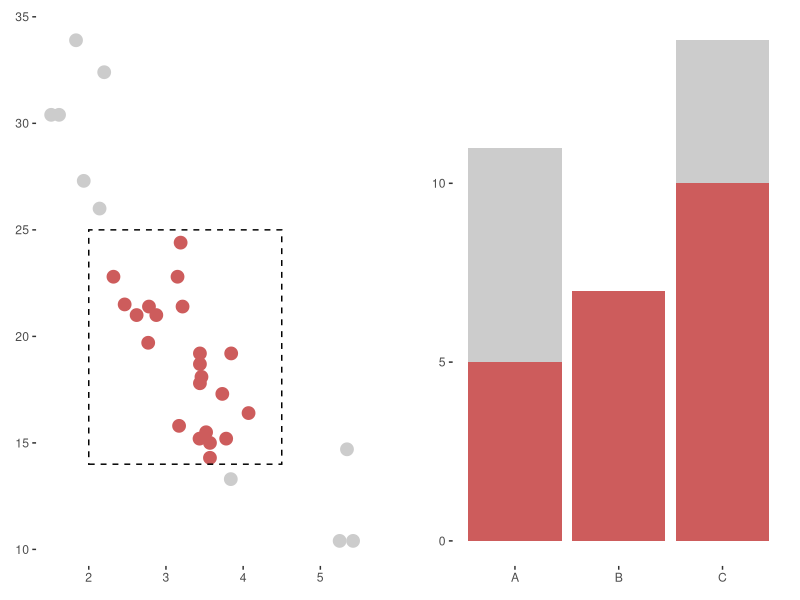
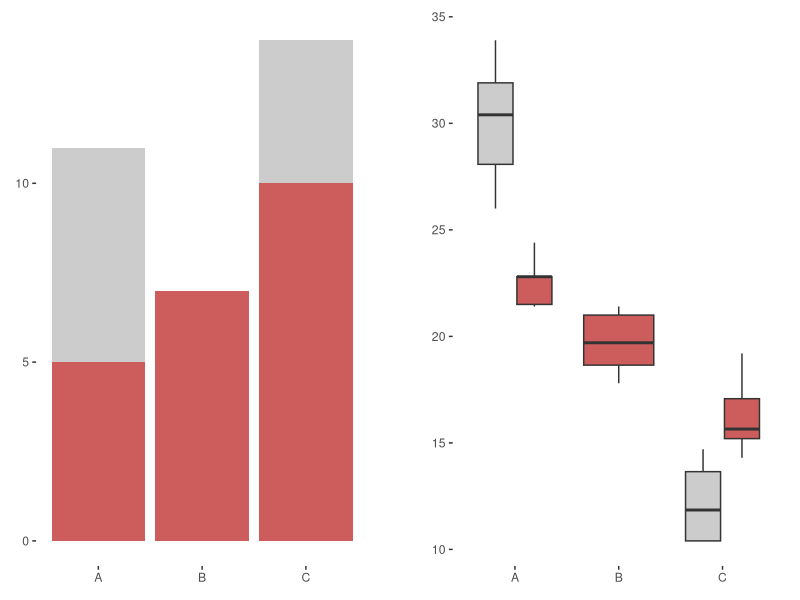
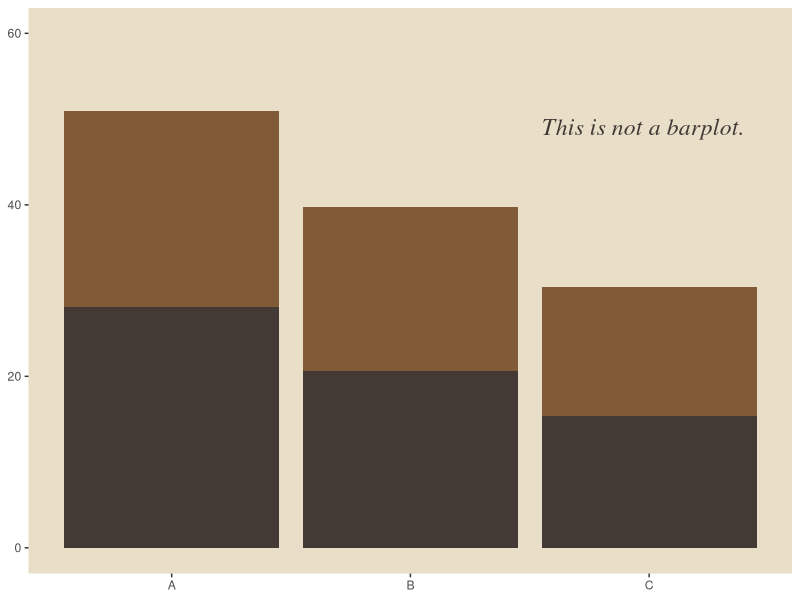
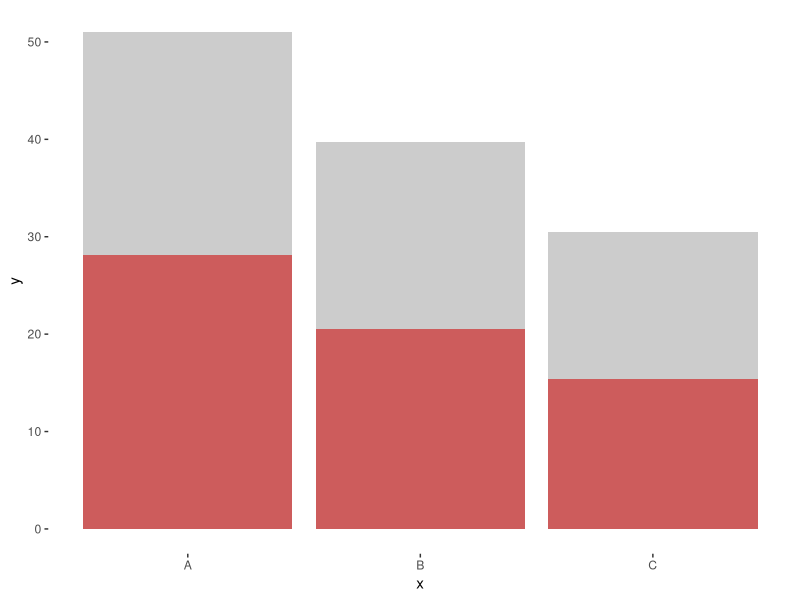
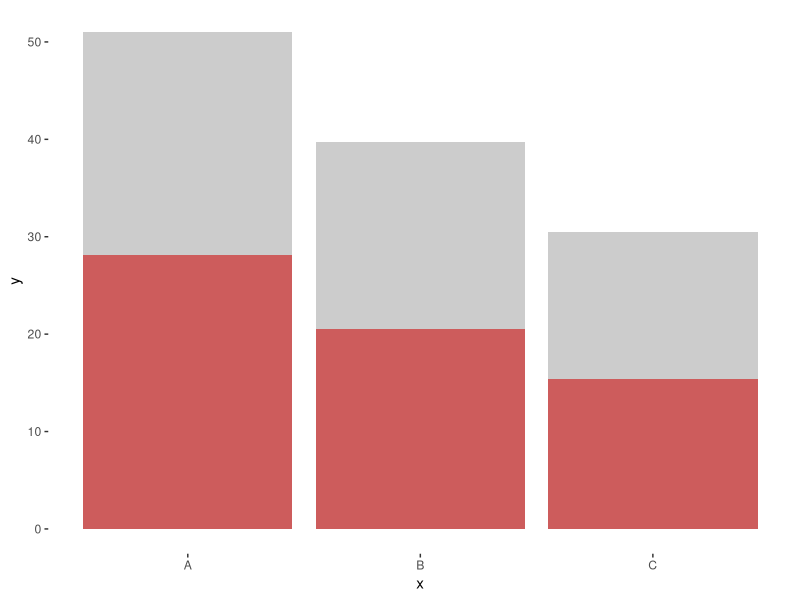
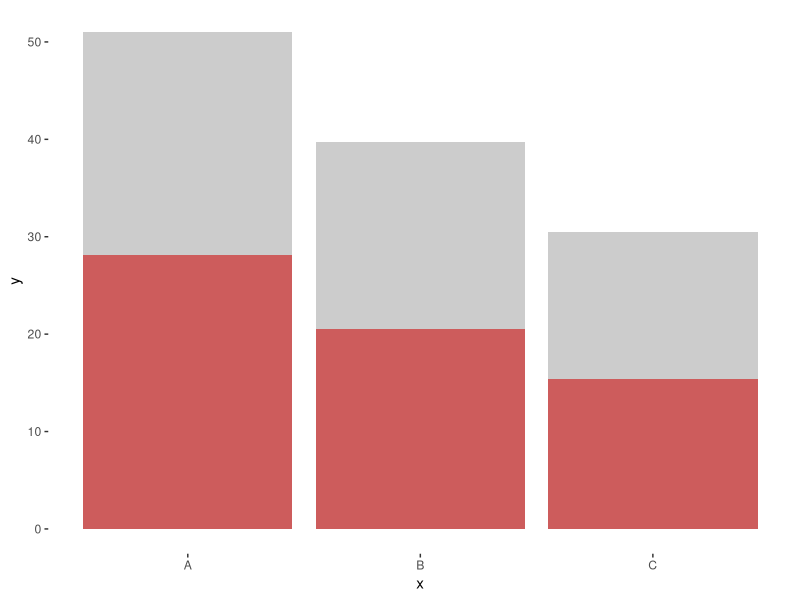
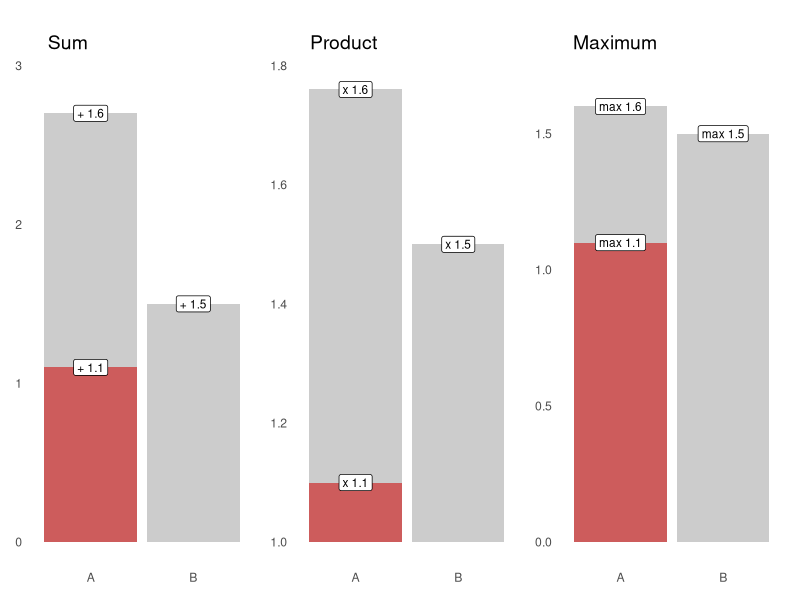

Here is the R script that generated these plots, in order:
## ---- chunk 1
#| fig-align: center
#| 
library(ggplot2)
library(patchwork)

xmin <- 2
xmax <- 4.5
ymin <- 14
ymax <- 25

mtcars$x <- factor(mtcars$cyl, labels = c("A", "B", "C"))
mtcars$y <- mtcars$mpg
mtcars$zz <- factor(mtcars$wt > xmin & mtcars$wt < xmax & 
                     mtcars$mpg > ymin & mtcars$mpg < ymax)
mtcars$z <- factor(mtcars$am)

theme_set(theme_bw() +
            theme(panel.grid = element_blank(),
                  panel.border = element_blank())
          )

t <- ggplot() +
  scale_fill_manual(values = c("grey80", "indianred")) +
  scale_colour_manual(values = c("grey80", "indianred")) +
  guides(fill = "none", col = "none") +
  labs(x = NULL, y = NULL)

p1 <- t +
  geom_point(data = mtcars, aes(wt, mpg, col = zz), size = 4) +
  annotate("rect", xmin = xmin, xmax = xmax, ymin = ymin, ymax = ymax,
           fill = NA, col = "black", lty = "dashed")
p2 <- t + geom_bar(data = mtcars, aes(x, fill = zz))

p1 + plot_spacer() + p2 + plot_layout(widths = c(1, 0.1, 1))

## ---- chunk 2
#| fig-align: center

p3 <- t + geom_boxplot(data = mtcars, aes(x, y, fill = zz))
p2 + plot_spacer() + p3 + plot_layout(widths = c(1, 0.1, 1))
## ---- chunk 3
#| fig-width: 5
#| fig-height: 4
#| fig-align: center
ggplot(mtcars, aes(x, y, fill = z)) +
  geom_bar(stat = "summary", fun = "mean") +
  annotate("text", 3.4, 50, 
           label = "This is not a barplot.", col = "#433A36ff",
           size = 6, family = "serif", fontface = "italic",
           vjust = 1,  hjust = 1) +
  ylim(c(0, 60)) +
  scale_fill_manual(values = c("#815A38ff", "#433A36ff")) +
  guides(fill = "none") +
  labs(x = NULL, y = NULL) +
  theme(
    panel.background = element_rect(fill = "#E9DEC8ff")
  )

## ---- chunk 4
#| echo: true
#| fig-align: center

ggplot(mtcars, aes(x, y, fill = z)) +
  geom_bar(stat = "summary", fun = "mean") +
  scale_fill_manual(values = c("grey80", "indianred")) +
  guides(fill = "none")
## ---- chunk 5
#| echo: true
#| fig-align: center
#| code-line-numbers: "2"

ggplot(mtcars, aes(x, y, fill = z)) +
  geom_bar(stat = "summary", fun = "mean") +
  scale_fill_manual(values = c("grey80", "indianred")) +
  guides(fill = "none")
## ---- chunk 6
#| echo: true
#| fig-align: center
#| code-line-numbers: "2"

ggplot(mtcars, aes(x, y, fill = z)) +
  geom_bar(stat = "summary", fun = "mean", position = "stack") +
  scale_fill_manual(values = c("grey80", "indianred")) +
  guides(fill = "none")
## ---- chunk 7
#| fig-width: 6
#| fig-height: 4
#| fig-align: center

library(ggplot2)
library(patchwork)

stack <- function(values, fn, initial) {
  values[is.na(values)] <- initial
  for (i in seq_along(values)) values[i] <- fn(values[i - 1], values[i])
  values
}

group <- factor(rep(c("A", "B"), each = 2))
subgroup <- factor(rep(1:2, 2))
value <- c(NA, 1.5, 1.1, 1.6)

sum_value <- rev(unlist(tapply(value, group, function(x) stack(x, sum, 0))))
prod_value <- rev(unlist(tapply(value, group, function(x) stack(x, prod, 1))))
max_value <- rev(unlist(tapply(value, group, function(x) stack(x, max, 0))))

or_na <- function(x) ifelse(is.na(x), "NA", x)
show_value <- or_na(value[c(3, 4, 1, 2)])

d1 <- data.frame(group, subgroup, value = value[4:1], 
                 sum_value, prod_value, max_value)

format_label <- function(value, symbol) {
  ifelse(is.na(value), value, paste(symbol, value))
}

p0 <- ggplot(d1) +
  scale_fill_manual(values = c("grey80", "indianred")) +
  guides(fill = "none") +
  labs(x = NULL, y = NULL) +
  theme_bw() +
  theme(
    axis.ticks = element_blank(),
    panel.grid = element_blank(),
    plot.title = element_text(size = 14, hjust = 0.1, vjust = -3),
    panel.border = element_blank(),
)

p2 <- p0 +
  geom_bar(mapping = aes(group, sum_value, fill = subgroup), 
           stat = "identity", position = "identity") +
  geom_label(aes(group, sum_value, label = format_label(value, "+")),
             size = 3) +
  scale_y_continuous(limits = c(0, 3)) +
  labs(title = "Sum")

p3 <- p0 +
  geom_bar(mapping = aes(group, prod_value, fill = subgroup), 
           stat = "identity", position = "identity") +
  geom_rect(aes(xmin = 0.5, xmax = 2.5, ymin = 0, ymax = 1), 
            fill = "white") + # Use to mask the bar starting from 0
  geom_label(aes(group, prod_value, label = format_label(value, "x")),
             size = 3) +
  coord_cartesian(ylim = c(1, 1.8)) + 
  labs(title = "Product")

p4 <- p0 +
  geom_bar(mapping = aes(group, max_value, fill = subgroup), 
           stat = "identity", position = "identity") +
  geom_label(aes(group, max_value, label = format_label(value, "max")),
             size = 3) +
  scale_y_continuous(limits = c(0, 1.75)) +
  labs(title = "Maximum")

p2 + p3 + p4 + plot_layout(nrow = 1)


